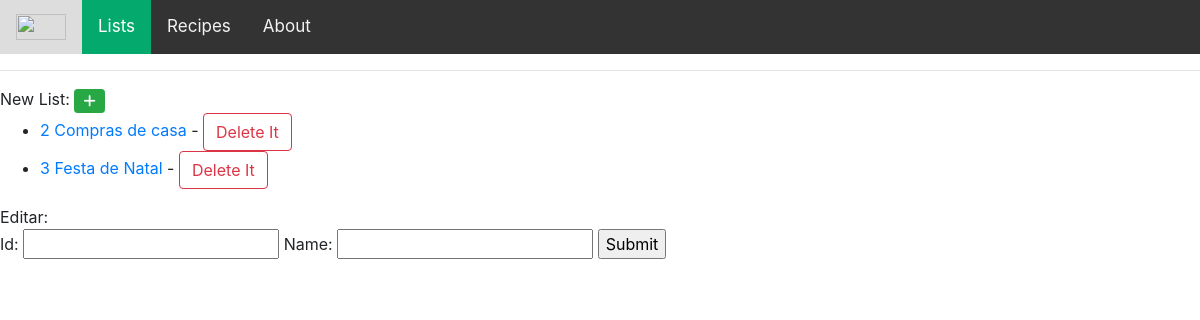
The page /lists/ on the database as committed earlier.
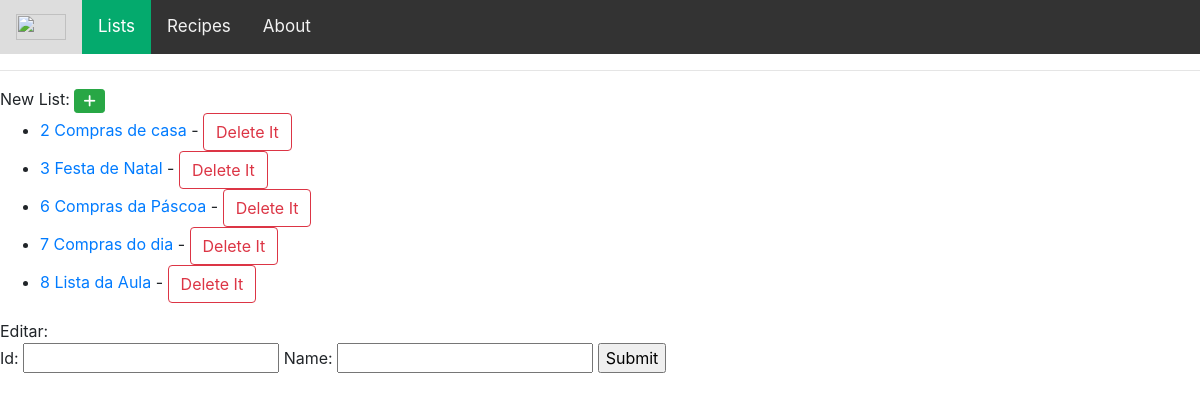
The same page on the database as committed later.
### List/models.py (models this page shows, shortened)
class List(models.Model):
    name = models.CharField(max_length=50)

### List/views.py (the view)
# urls.py: path('lists/', views.lists, name='lists'),
def lists(request):
    lists = List.objects.all
    context = {
        'lists': lists,
    }
    return render(request, 'lists.html', context)

### List/templates/lists.html (shortened to what this page needs)
{% extends 'main.html' %}
{% block content %}
New List: <button class="btn btn-success btn-sm" data-toggle="modal" data-target="#ModalList" onclick="showModal()"><i class="fa fa-plus"></i></button>
<ul>
    {% for list in lists %}
        <li> <a href="{% url 'show_list' pk=list.id %}">{{list.id}} {{list.name}} </a> -
            <a class="btn btn-outline-danger" href="{% url 'delete_list' pk=list.id %}">Delete It</a>
        </li>
    {% endfor %}
    </ul>
Editar:
<form action="/edit_list/" method="post">
    <label for="id"> Id:</label>
    <input id="id" type="text" name="id" value="">
    <label for="name"> Name:</label>
    <input id="name" type="text" name="name" value="">
    <input type="submit" value="Submit">
</form>
{% endblock content %}

Rows that differ between the two databases and show on the page:
added List: id "6", name "Compras da Páscoa"
added List: id "7", name "Compras do dia"
added List: id "8", name "Lista da Aula"
